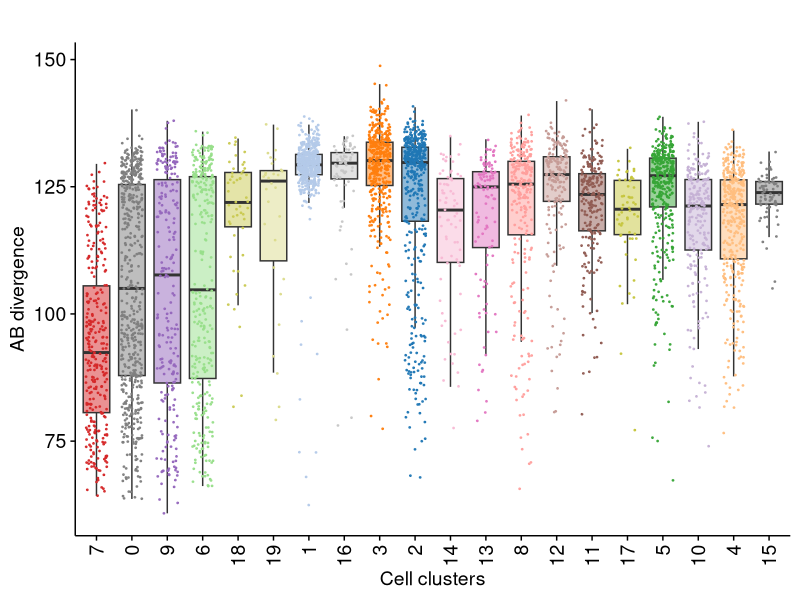

Write the R code that produced this figure.
library(ggplot2)
pt <- read.table("pseudotime_divergence_in_cells.xls",sep = "\t",stringsAsFactors = F,header = T)
df.color <- data.frame(no=c(0:19),color=c("#B3CAE8","#2077B5","#FF7F0E","#FFBD7E","#37A537","#98DF8B","#D52728","#FF9E9C","#9467BC","#C5B1D5","#905B52","#C59B96","#E276C1","#F7B9D4","#7E7E7E","#C6C6C6","#C5C53D","#CACA52","#DBDB8D","#939B6F"))
cds.ag.differentiation <- aggregate(.~seurat_clusters,pt[,c("seurat_clusters","Pseudotime")],mean)
cds.ag.differentiation <- cds.ag.differentiation[order(cds.ag.differentiation$Pseudotime,decreasing = F),]
pt$seurat_clusters <- factor(pt$seurat_clusters,levels = cds.ag.differentiation$seurat_clusters)

p <- ggplot(pt,aes(seurat_clusters,divergence))+geom_boxplot(aes(fill=seurat_clusters),alpha=0.5,outlier.shape = NA)+
  geom_jitter(position=position_jitter(width=0.3,height=0.2),aes(colour=seurat_clusters),alpha=0.9,size=0.3)+
  scale_color_manual(values = df.color[as.character(cds.ag.differentiation$seurat_clusters),"color"])+
  scale_fill_manual(values = df.color[as.character(cds.ag.differentiation$seurat_clusters),"color"])+
  theme_classic(base_size = 14)+
  theme(axis.text = element_text(colour = "black",size = 14),
        axis.line = element_line(size = 0.5),
        axis.ticks = element_line(size = 0.5,colour = "black"),
        axis.title = element_text(size = 14),
        plot.title = element_text(hjust = 0.5),
        axis.text.x = element_text(angle = 90,hjust = 1,vjust = 0.5))+
  labs(color="",title = "",x="Cell clusters",y="AB divergence",fill="")+
  guides(color='none',fill='none')
ggsave("ABD_divergence_in_allclusters.pdf",p,width = 6.8,height = 4.6,dpi = 300)